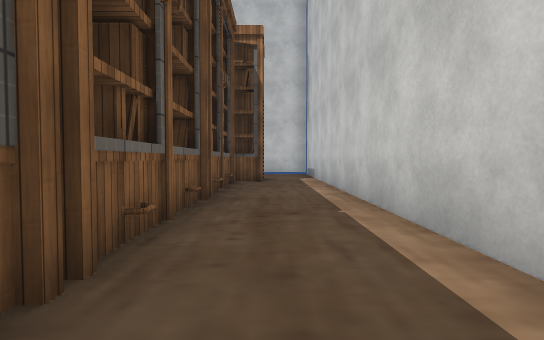
View 1 (above)

24 first-person views from a walk through a Unity game level. The camera is 1.2 m above the floor, tilts 2° down and sees 80° across. The floor is counted in squares, 2 m on a side. Each view is taken from the middle of a square. On the plan, view 1 faces up. The plan holds only what a view shows up to about 10 squares ahead; the rest is blank. Some surface patterns are stand-ins.

View 2
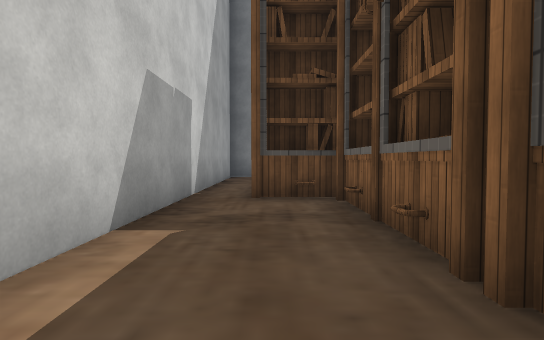

View 3
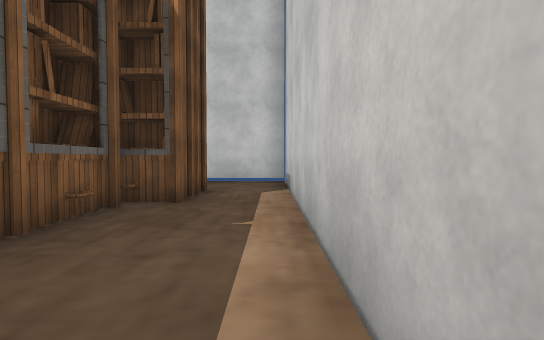

View 4
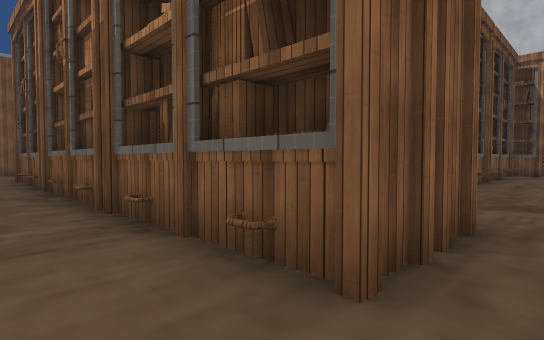

View 5
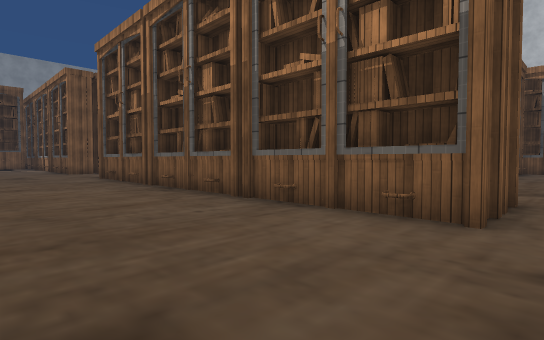

View 6
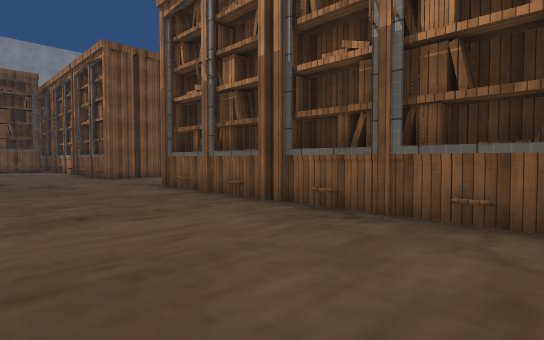

View 7
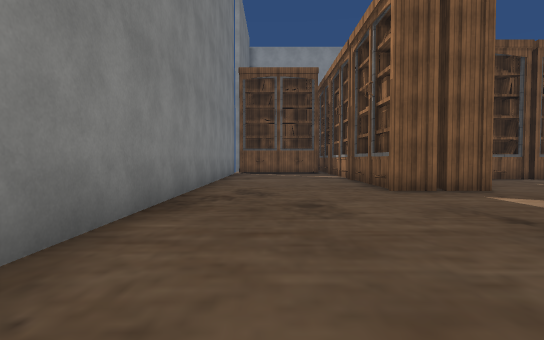

View 8
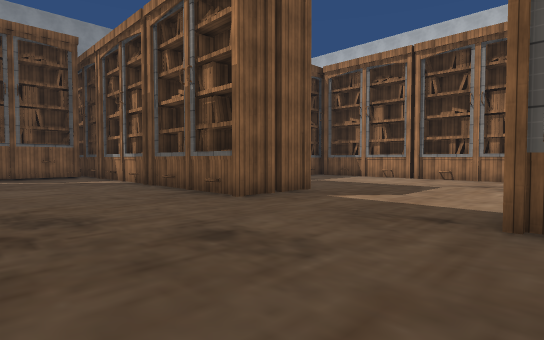

View 9
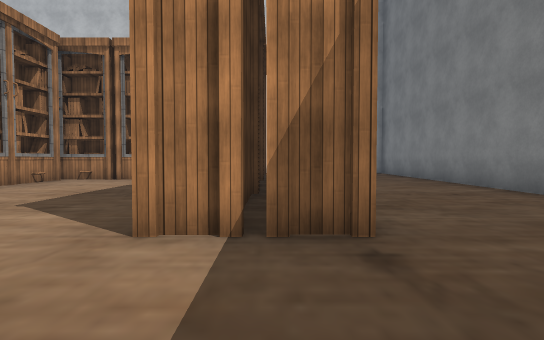

View 10
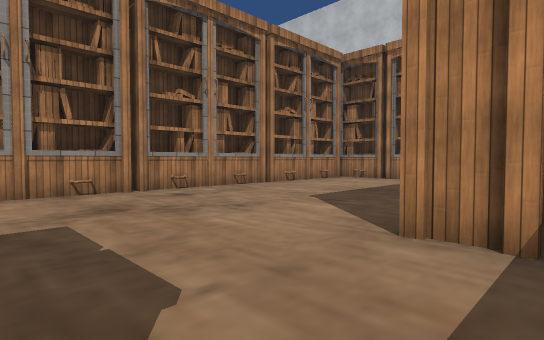

View 11
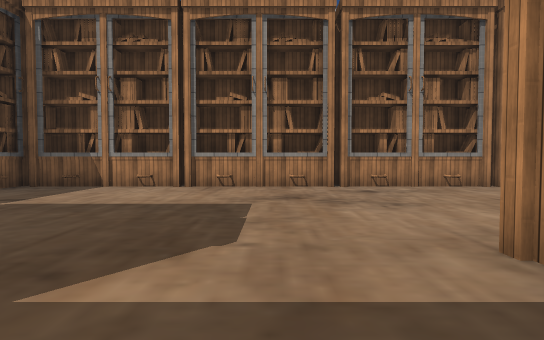

View 12
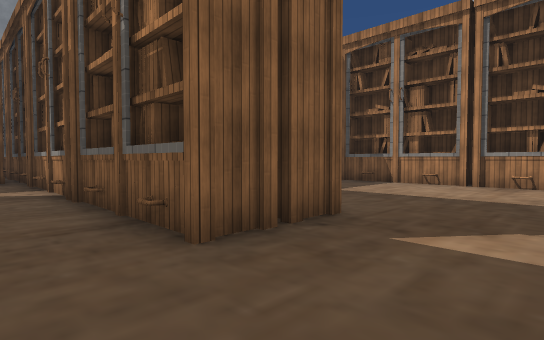

View 13
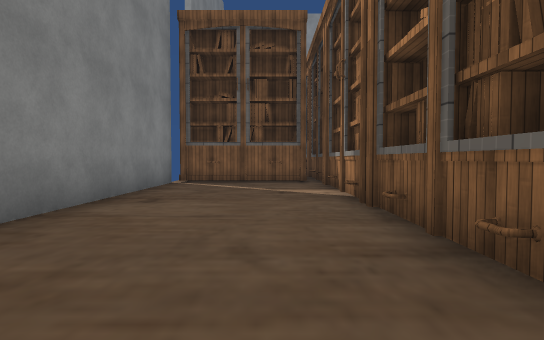

View 14
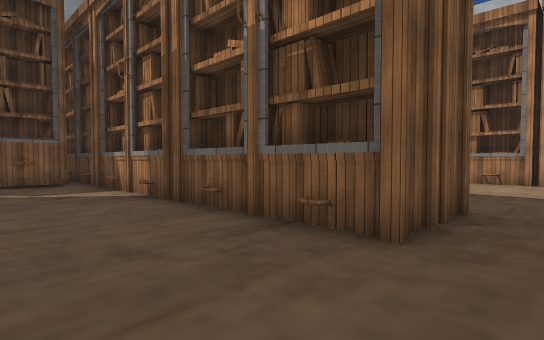

View 15
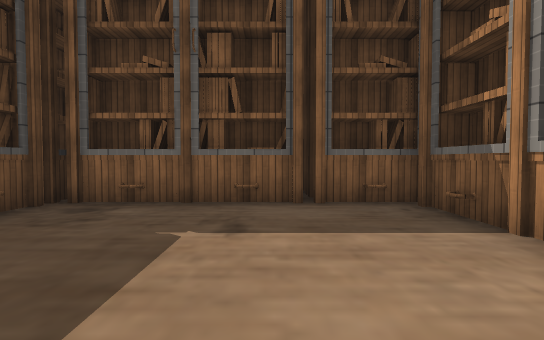

View 16
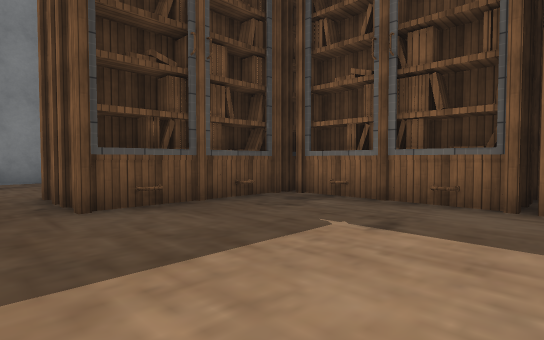

View 17
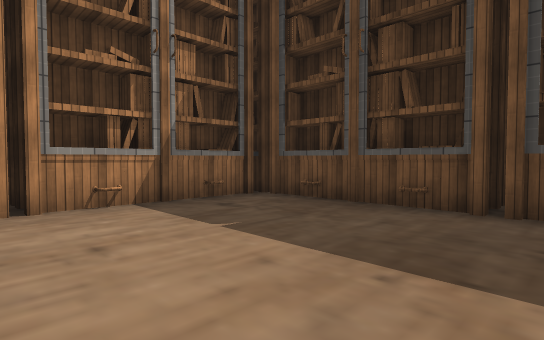

View 18
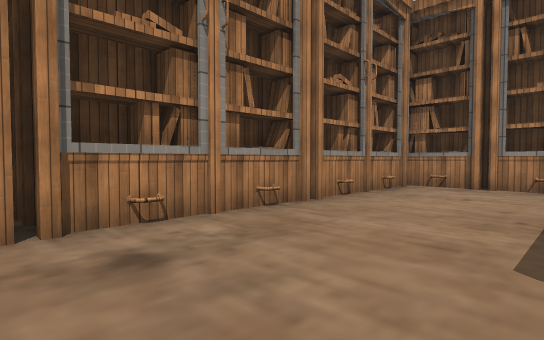

View 19
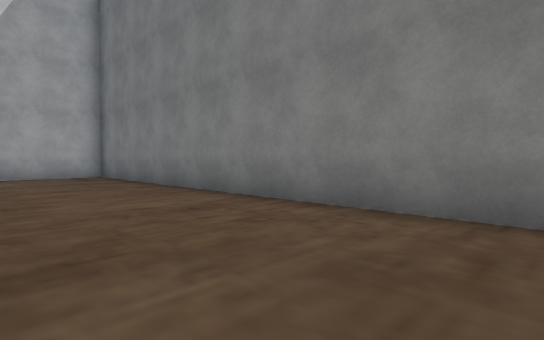

View 20
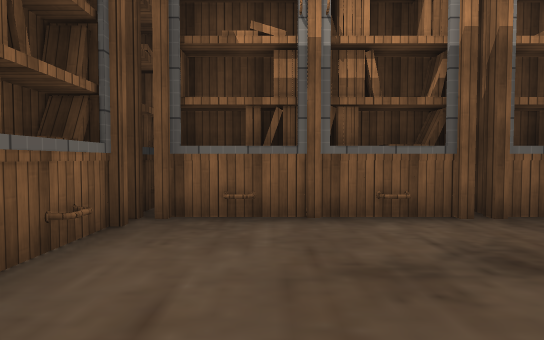

View 21
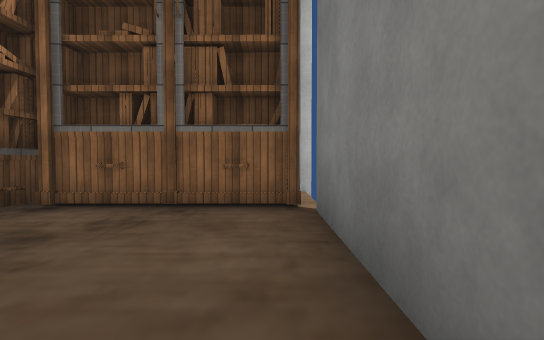

View 22
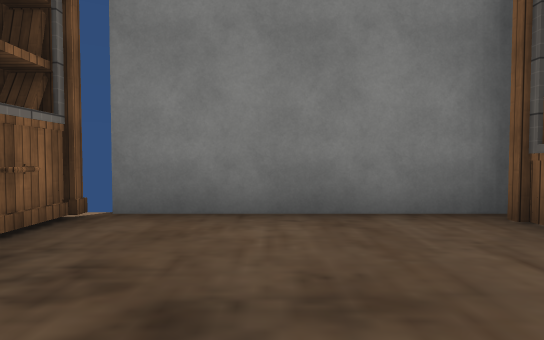

View 23
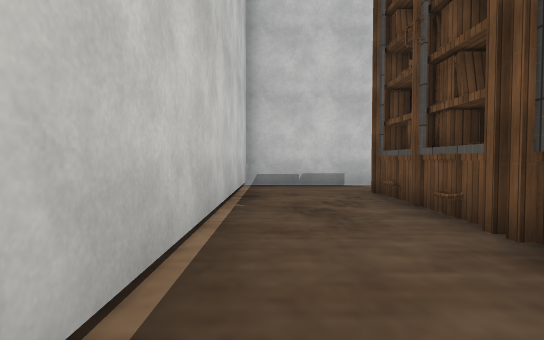

View 24
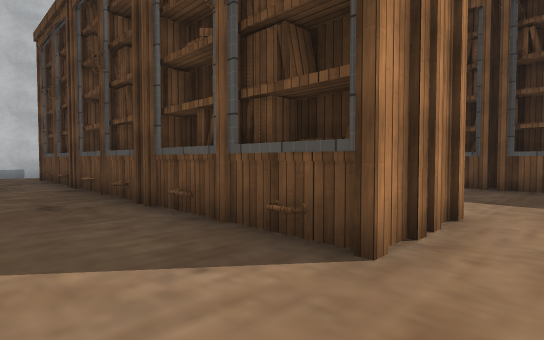

### Floor plan
Points are (right, up) in squares from view 1. A wall is a line through its corners. A room is listed if a view was taken in it or the views show most of it. See-through windows are left out.
Room 1 (view 1)
walls: (-1, -0.4) (-1, -1.4); (-1, 1.4) (-1, 0.5); (-0.5, -2) (0.2, -2); (1.4, -2.4) (1.4, 2.6); (-1, 2.6) (-1, 1.6)
ways out: opening at (0.5, 1.5) to room 2; opening at (1, -2) to room 2
objects: shelf (-1, 0)
Room 2 (views 2, 3, 4, 5, 6, 7, 8, 9, 10, 11, 12, 13, 14, 15, 16, 17, 18, 19, 20, 21, 22, 23, 24)
walls: (-13.4, 3) (-16.1, 3); (-14.5, -2) (-13.4, -2); (-9.7, 3) (-12.5, 3); (-16.1, -2) (-15.4, -2); (-6.4, 3) (-8.6, 3); (-6.1, -2) (-3.5, -2); (-3.5, 3) (-6, 3); (-20.1, -7.5) (0.6, -7.5); (-1, 4.5) (-1, 2.6); (-1, 8) (-1, 5.5); (1.4, 2.6) (1.4, 12.6) (-5.4, 12.6); (-26.6, -7.5) (-22.2, -7.5); (1.4, -6.9) (1.4, -2.4)
ways out: opening at (0.5, 1.5) to room 1; opening at (1, -2) to room 1
objects: shelf (-27, -7) to (-27, -4); shelf (-27, -3) to (-27, -1); shelf (-26, -3) to (-23, -3); shelf (-22, -7) to (-22, -5); shelf (-22, -3) to (-20, -3); shelf (-21, -7) to (-21, -5); shelf (-19, -3) to (-16, -3); shelf (-18, -2); shelf (-18, -1) to (-18, 1); shelf (-18, 2) to (-18, 4); shelf (-17, -1) to (-17, 1); shelf (-17, 2) to (-17, 5); shelf (-16, 4) to (-13, 4); shelf (-15, -3) to (-13, -3); shelf (-15, -2); shelf (-15, 3); shelf (-13, -2); shelf (-13, 3); shelf (-12, 4) to (-10, 4); shelf (-11, 3); shelf (-10, 9) to (-7, 9); shelf (-10, 10) to (-7, 10); shelf (-9, -3) to (-6, -3); shelf (-9, 3); shelf (-9, 4) to (-6, 4); shelf (-8, -2); shelf (-6, 10) to (-4, 10); shelf (-5, -3) to (-3, -3); shelf (-5, -2); shelf (-5, 3); shelf (-3, -2) to (-2, 1); shelf (-3, 3); shelf (-3, 9) to (-1, 9); shelf (-3, 10) to (-1, 10); shelf (-2, -3) to (0, -3); shelf (-2, 2) to (-2, 4); shelf (-1, -2); shelf (-1, 3); shelf (-1, 5); shelf (-1, 7)

Positions as (right, up) in squares from view 1, and headings:
1: (0, 0), facing up
2: (0, 3), facing down
3: (1, 4), facing up
4: (1, -5), facing up-left
5: (1, -7), facing up-left
6: (-3, -7), facing up-left
7: (-7, -6), facing left
8: (-9, -7), facing up-left
9: (-12, -3), facing right
10: (-12, -3), facing up-right
11: (-11, -4), facing up
12: (-11, -5), facing up-left
13: (-12, -5), facing left
14: (-12, -6), facing up-left
15: (-12, 1), facing left
16: (-12, 2), facing down-left
17: (-7, 2), facing down-right
18: (-10, 0), facing up-right
19: (-10, -4), facing down-right
20: (-25, -7), facing up
21: (-26, -7), facing right
22: (-24, -4), facing down
23: (-6, 12), facing right
24: (-11, 12), facing down-right
